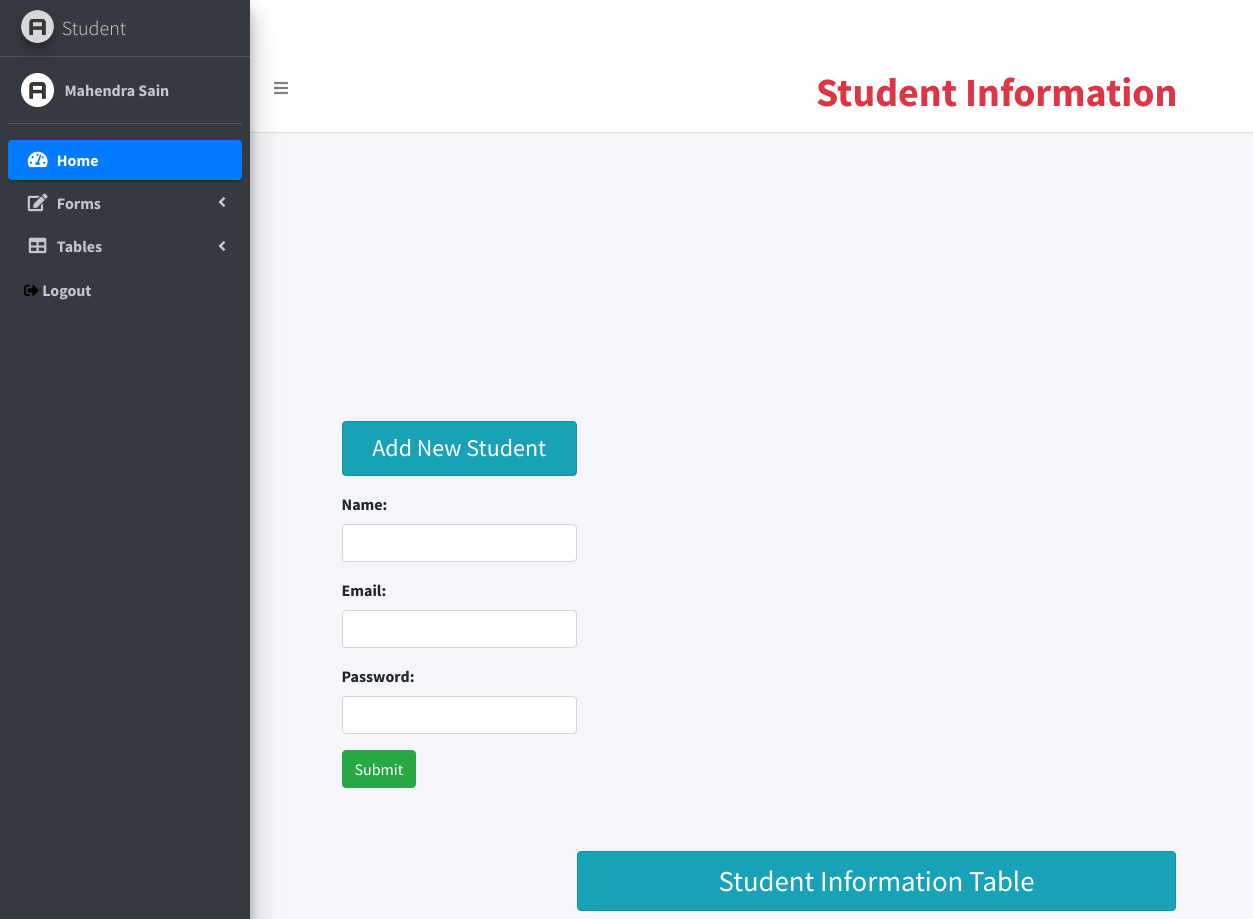
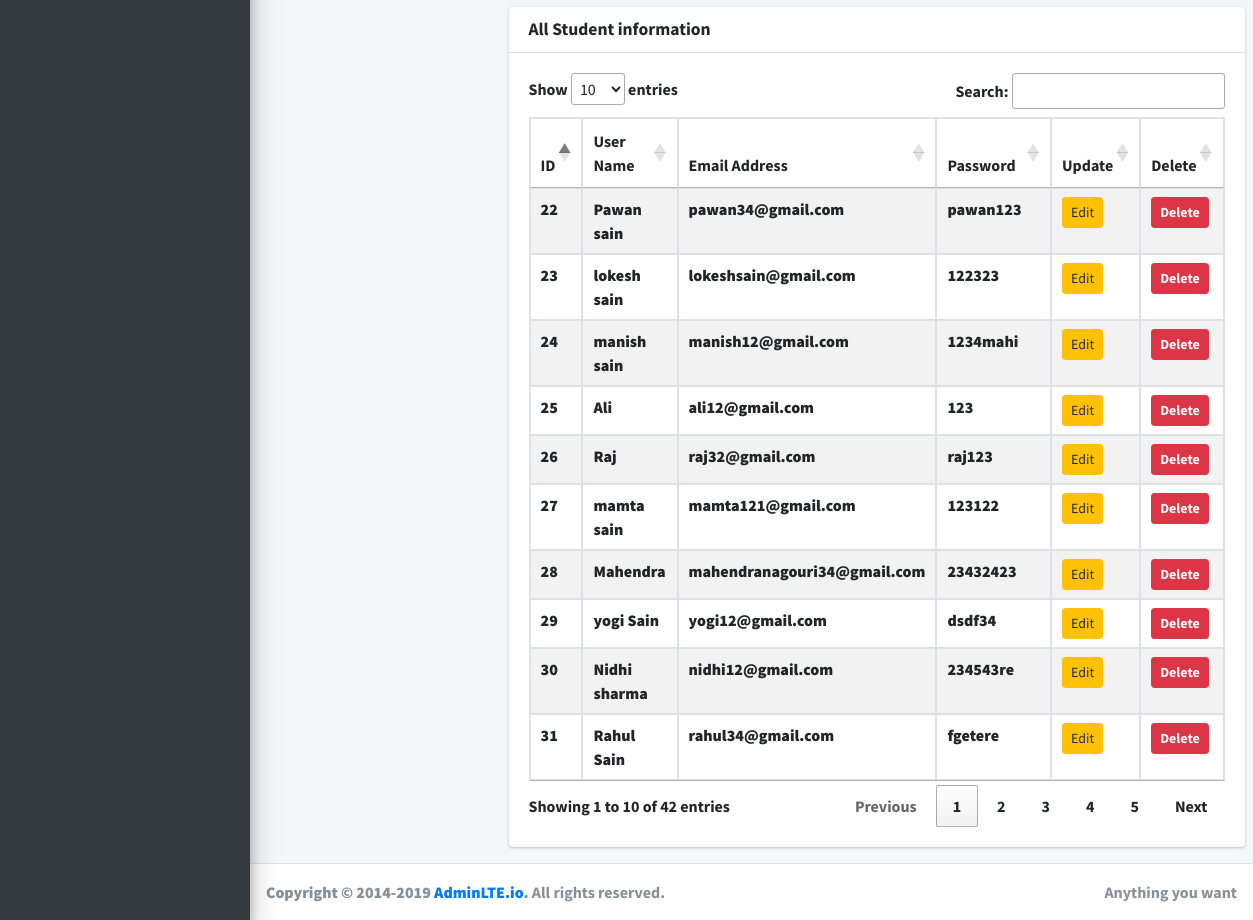
The page /students/ on the database its author committed (2 pictures, top to bottom).
### polls/models.py (models this page shows, shortened)
class Student(models.Model):
    name = models.CharField(max_length = 100)
    email = models.EmailField()
    password = models.CharField(max_length = 100)

### polls/views.py (the view)
# urls.py: 2. Add a URL to urlpatterns:  path('', views.home, name='home')
def home(request):
    form =StudentForm()
    data =Student.objects.all()
    return render(request, 'polls/loginform.html', {'form': form, 'data':data})

### polls/form.py
class StudentForm(forms.ModelForm):
    class Meta:
        model = Student
        fields = "__all__"
        widgets = {
             'name':forms.TextInput(attrs={'class':'form-control','id':'nameid'}),
            'email':forms.EmailInput(attrs={'class':'form-control','id':'emailid'}),
            'password':forms.PasswordInput( render_value=True,attrs={'class':'form-control','id':'passwordid'}),
        }

### polls/template/polls/loginform.html (shortened to what this page needs)
{% extends 'polls/index.html' %} {% block content %}
<div class="row">
  <div class="col-sm-3 offset-1 ">
    <br /><br /><br /><br /><br /> <br /><br /> <br /><br /> <br /><br /> <br />
    <h4 class="text-center alert alert-info">Add New Student</h4>
    <form action="" method="post">
      {{ form.as_p }}
      <input type="submit" class="btn btn-success" id="btnsave" value="Submit" />
    </form>
  </div>
  <div class="wrapper">
    <div class="content-wrapper">
      <section class="content-header">
        <br><br>
        <div class="container-fluid">
          <div class="row">
            <div class="col-sm-10 offset-1">
              <h1 class="text-center alert alert-info">Student Information Table</h1>
            </div>
          </div>
        </div>
      </section>
      <section class="content">
        <div class="container-fluid">
          <div class="row">
            <div class="col-13">
              <div class="card">
                <div class="card-header">
                  <h3 class="card-title"><b> All Student information</b></h3>
                </div>
                <div class="card-body">
                  <table id="table" class="table table-bordered table-striped">
                    <thead>
                      <tr>
                        <th> ID</th>
                        <th>User Name</th>
                        <th>Email Address</th>
                        <th>Password</th>
                        <th>Update</th>
                        <th> Delete </th>
                      </tr>
                    </thead>
                    <tbody id="tbody">
                      {% for item in data %}
                      <tr>
                        <td><b>{{ item.id }} </b></td>
                        <td><b> {{ item.name }}</b></td>
                        <td><b>{{ item.email }} </b></td>
                        <td><b>{{ item.password }} </b></td>
                        <td><a href="{% url 'update' item.id %}" class="btn btn-warning btn-sm btn-edit">Edit</a></td>
                        <td><a href="#deleteStudentModel" class="delete btn btn-danger btn-sm btn-del"
                            data-toggle="modal"><b>Delete</b></a></td>
                      </tr>
                      {% empty %}
                      <tr>
                        <td colspan="7" style="text-align: center">No Student Available</td>
                      </tr>
                      {% endfor %}
                    </tbody>
                  </table>
                </div>
              </div>
            </div>
          </div>
      </section>
    </div>
  </div>
</div>
{% endblock content %}

### polls/template/polls/index.html (shortened to what this page needs)
{% load static %}
<!DOCTYPE html>
<html lang="en">
<head>
  <link rel="stylesheet" href="{% static 'path/to/ionicons.min.css' %}" />
  <link rel="stylesheet" href="https://cdn.datatables.net/1.13.7/css/jquery.dataTables.min.css" />
  <link rel="stylesheet" href="https://cdnjs.cloudflare.com/ajax/libs/font-awesome/6.4.2/css/all.min.css" />
  <link rel="stylesheet" href="{% static 'plugins/fontawesome-free/css/all.min.css' %}" />
  <link rel="stylesheet" href="{% static 'dist/css/adminlte.min.css' %}" />
</head>
<body class="hold-transition sidebar-mini layout-fixed">
  <div class="wrapper">
    <div class="preloader flex-column justify-content-center align-items-center">
    </div>
    <nav class="main-header navbar navbar-expand navbar-white navbar-light">
      <ul class="navbar-nav">
        <li class="nav-item">
          <a class="nav-link" data-widget="pushmenu" href="#" role="button"><i class="fas fa-bars"></i></a>
        </li>
        <h1 class="text-danger  "> <b>
            &nbsp;&nbsp;&nbsp;&nbsp;&nbsp;&nbsp;&nbsp;&nbsp;&nbsp;&nbsp;&nbsp;&nbsp;&nbsp;&nbsp;&nbsp;&nbsp;&nbsp;&nbsp;&nbsp;&nbsp;&nbsp;&nbsp;&nbsp;&nbsp;&nbsp;&nbsp;&nbsp;&nbsp;&nbsp;&nbsp;&nbsp;&nbsp;&nbsp;&nbsp;&nbsp;&nbsp;&nbsp;&nbsp;&nbsp;
            &nbsp;&nbsp;&nbsp;&nbsp;&nbsp;&nbsp;&nbsp;
            &nbsp;&nbsp;&nbsp;&nbsp;&nbsp;&nbsp;&nbsp;
            &nbsp;&nbsp;&nbsp;&nbsp;&nbsp;&nbsp;&nbsp;
            Student Information
        </h1>
      </ul>
    </nav>
    <aside class="main-sidebar sidebar-dark-primary elevation-4">
      <a href="{% url 'Home'%}" class="brand-link">
        <img src="{% static 'dist/img/AdminLTELogo.png' %}" alt="AdminLTELogo"
          class="brand-image img-circle elevation-3" style="opacity: 0.8" />
        <span class="brand-text font-weight-light">Student</span>
      </a>
      <div class="sidebar">
        <div class="user-panel mt-3 pb-3 mb-3 d-flex">
          <div class="image">
            <img src="{% static 'dist/img/AdminLTELogo.png' %}" alt="AdminLTELogo" />
          </div>
          <div class="info">
            <a href="#" class="d-block">Mahendra Sain</a>
          </div>
        </div>
        <nav class="mt-2">
          <ul class="nav nav-pills nav-sidebar flex-column" data-widget="treeview" role="menu" data-accordion="false">
            <li class="nav-item">
              <a href="{% url 'Home' %}" class="nav-link active">
                <i class="nav-icon fas fa-tachometer-alt"></i>
                <p>Home</p>
              </a>
            </li>
            <li class="nav-item">
              <a href="#" class="nav-link">
                <i class="nav-icon fas fa-edit"></i>
                <p>
                  Forms
                  <i class="fas fa-angle-left right"></i>
                </p>
              </a>
            </li>
            <li class="nav-item">
              <a href="#" class="nav-link">
                <i class="nav-icon fas fa-table"></i>
                <p>
                  Tables
                  <i class="fas fa-angle-left right"></i>
                </p>
              </a>
            </li>
            <li class="nav-item">
              <a href="#" class="nav-link">
                <i class="fas fa-sign-out-alt" style="font-size: 15px; color: black"></i>
                <p>Logout</p>
              </a>
            </li>
          </ul>
        </nav>
      </div>
    </aside>
    <div class="content-wrapper">
      <section class="content">
        {% block content %}{% endblock %}
      </section>
    </div>
    <footer class="main-footer">
      <div class="float-right d-none d-sm-inline">Anything you want</div>
      <strong>Copyright &copy; 2014-2019
        <a href="https://adminlte.io">AdminLTE.io</a>.</strong>
      All rights reserved.
    </footer>
  </div>
</body>
</html>

### rows shown on the page
Student: id "22", name "Pawan sain", email "pawan34@gmail.com", password "pawan123"
Student: id "23", name "lokesh sain", email "lokeshsain@gmail.com", password "122323"
Student: id "24", name "manish sain", email "manish12@gmail.com", password "1234mahi"
Student: id "25", name "Ali", email "ali12@gmail.com", password "123"
Student: id "26", name "Raj", email "raj32@gmail.com", password "raj123"
Student: id "27", name "mamta sain", email "mamta121@gmail.com", password "123122"
Student: id "28", name "Mahendra", email "mahendranagouri34@gmail.com", password "23432423"
Student: id "29", name "yogi Sain", email "yogi12@gmail.com", password "dsdf34"
Student: id "30", name "Nidhi sharma", email "nidhi12@gmail.com", password "234543re"
Student: id "31", name "Rahul Sain", email "rahul34@gmail.com", password "fgetere"
